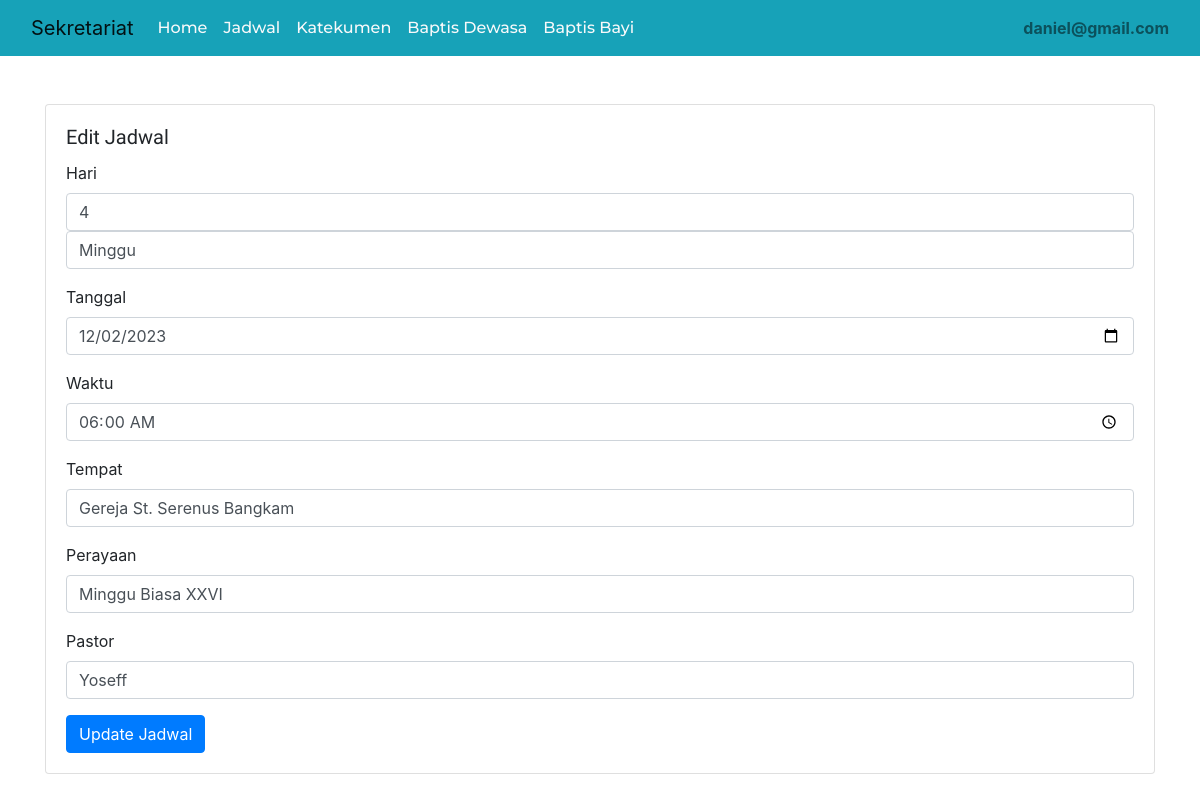
Page /admin/index.php?p=edit_jadwal&id=4 (signed in) on the committed database.
### tables this page shows
CREATE TABLE `jadwal` (
  `id_jadwal` int(5) NOT NULL,
  `hari` varchar(12) NOT NULL,
  `tgl` date NOT NULL,
  `waktu` varchar(5) NOT NULL,
  `tempat` varchar(50) NOT NULL,
  `perayaan` varchar(50) NOT NULL,
  `pastor` varchar(50) NOT NULL
);

### admin/edit_jadwal.php (the view, shortened to what this page needs)
<div class="col-md-12 mt-5">
    <div class="container">
        <div class="card">
            <div class="card-body">
                <h5 class="card-title">Edit Jadwal</h5>
                <?php
                    include 'koneksi.php';
                    $id = $_GET['id'];
                    $result = mysqli_query($conn,"select * from jadwal where id_jadwal='$id'");
                    while($data = mysqli_fetch_array($result)){
                        ?>
                <form method="POST" action="aksi/ac_edit_jadwal.php">
                    <div class="mb-3">
                        <label for="Hari" class="form-label">Hari</label>
                        <input type="text" class="form-control" name="id_jadwal" value="<?php echo $data['id_jadwal']; ?>">
                        <select name="hari" id="Hari" class="form-control">
                        <option value="Minggu">Minggu</option>
                        </select>
                    </div>
                    <div class="mb-3">
                        <label for="Tanggal" class="form-label">Tanggal</label>
                        <input type="date" class="form-control" id="Tanggal" name="tgl" value="<?php echo $data['tgl']; ?>">
                    </div>
                    <div class="mb-3">
                        <label for="Waktu" class="form-label">Waktu</label>
                        <input type="time" class="form-control" id="Waktu" name="waktu" value="<?php echo $data['waktu']; ?>">
                    </div>
                    <div class="mb-3">
                        <label for="Tempat" class="form-label">Tempat</label>
                        <input type="text" class="form-control" id="Tempat" name="tempat" value="<?php echo $data['tempat']; ?>">
                    </div>
                    <div class="mb-3">
                        <label for="Perayaan" class="form-label">Perayaan</label>
                        <input type="text" class="form-control" id="Perayaan" name="perayaan" value="<?php echo $data['perayaan']; ?>">
                    </div>
                    <div class="mb-3">
                        <label for="Pastor" class="form-label">Pastor</label>
                        <input type="text" class="form-control" id="Pastor" name="pastor" value="<?php echo $data['pastor']; ?>">
                    </div>
                    <button type="submit" class="btn btn-primary">Update Jadwal</button>
                </form>
                <?php } ?>
            </div>
        </div>
    </div>
</div>

### style.css (style rules this page uses)
h5 { font-family: 'Acme', sans-serif; }

### rows in the picture
jadwal: id_jadwal "4", tgl "12/02/2023", waktu "06:00", tempat "Gereja St. Serenus Bangkam", perayaan "Minggu Biasa XXVI", pastor "Yoseff"

### other values in the picture
$_SESSION['email'] "daniel@gmail.com"
